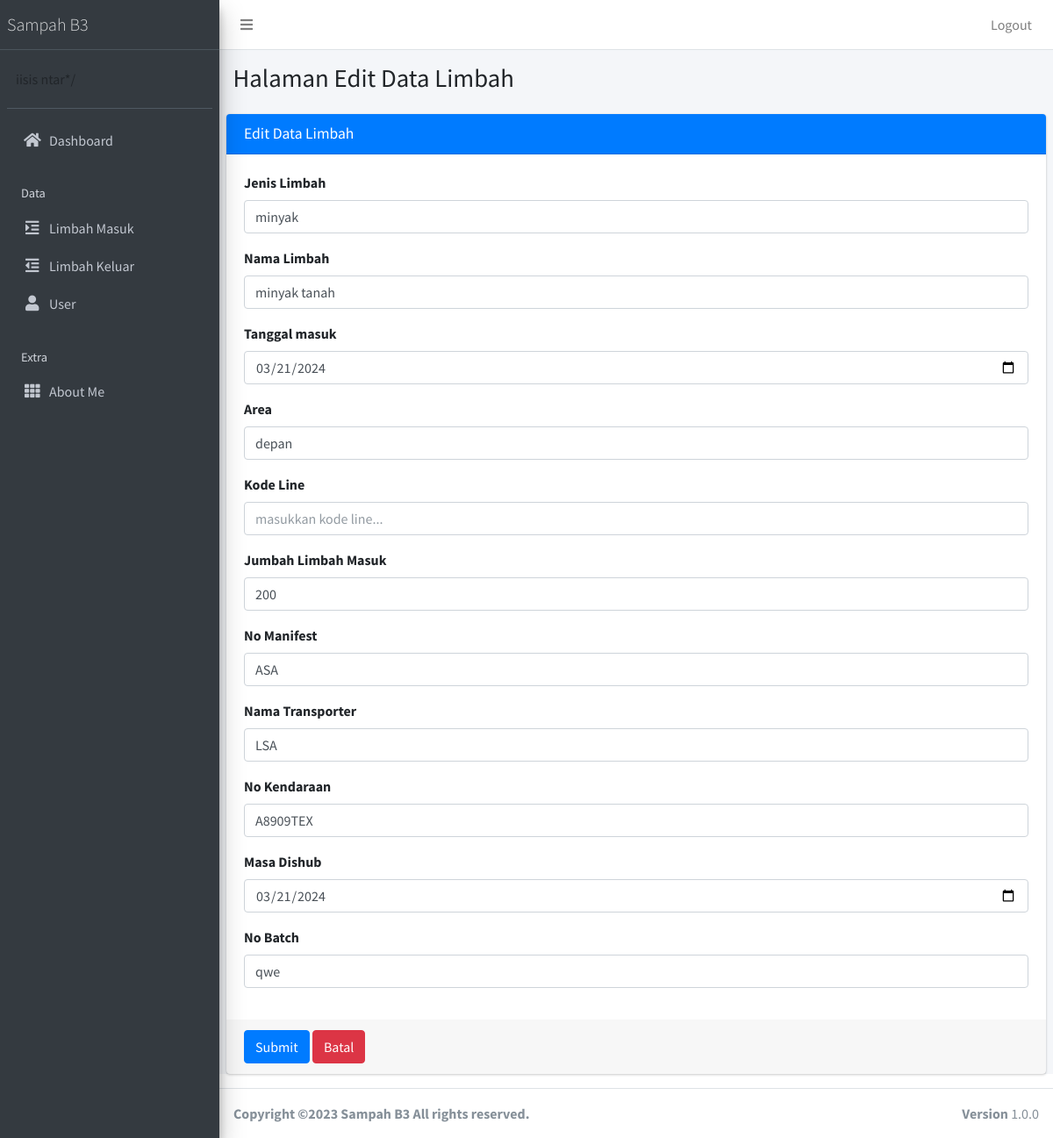
Page /public/limbahmasuk/edit/2 (signed in) on the committed database.
### tables this page shows
CREATE TABLE `limbah_masuk` (
  `id` int(25) NOT NULL,
  `jenis_limbah` varchar(25) NOT NULL,
  `nama_limbah` varchar(25) NOT NULL,
  `tgl_masuk` date NOT NULL,
  `area` varchar(25) NOT NULL,
  `kode_line` varchar(25) NOT NULL,
  `jml_limbah_masuk` varchar(25) NOT NULL,
  `no_manifest` varchar(25) NOT NULL,
  `nama_transporter` varchar(25) NOT NULL,
  `no_kendaraan` varchar(25) NOT NULL,
  `masa_dishub` date NOT NULL,
  `no_batch` varchar(25) NOT NULL
);

### app/core/Controller.php (called while the page is built, shortened)
<?php
class Controller{
	public function view($view, $data = [])
	{
		require_once '../app/views/' . $view . '.php';
	}
	public function model($model)
	{
		return new $model;
	}
}

### app/controllers/Limbahmasuk.php (called while the page is built, shortened)
<?php
class Limbahmasuk extends Controller {
	public function edit($id){
		$data['title'] = 'Edit Data Limbah';
		$data['limbah_b3'] = $this->model('LimbahmasukModel')->getLimbahmasukById($id);
		$this->view('limbahmasuk/edit', $data);
	}
}

### app/core/App.php (called while the page is built, shortened)
<?php
class App{
	protected $method = 'index';
	protected $params = [];
	public function __construct(){
		$url = $this->parseURL();
		if(file_exists('../app/controllers/' . $url[0] . '.php')){
			unset($url[0]);
		}
		$this->controller = new $this->controller;
		if(isset($url[1])){
			if(method_exists($this->controller, $url[1])){
				$this->method = $url[1];
				unset($url[1]);
			}
		}
		if(!empty($url)){
			$this->params = array_values($url);
		}
		call_user_func_array([$this->controller, $this->method], $this->params);
	}
	public function parseURL(){
		if( isset($_GET['url'])){
			$url = rtrim($_GET['url'], '/');
			$url = filter_var($url, FILTER_SANITIZE_URL);
			$url = explode('/',$url);
			return $url;
		}
	}
}

### public/index.php (called while the page is built, shortened)
<?php
$app = new App;

### app/core/Database.php (called while the page is built, shortened)
<?php
class Database{
	private $host = DB_HOST;
	private $user = DB_USER;
	private $pass = DB_PASS;
	private $dbnm = DB_NAME;
	private $dbh;
	private $stmt;
	public function __construct()
	{
		$dsn = 'mysql:host='. $this->host .';dbname='. $this->dbnm;
		$option = [
			PDO::ATTR_PERSISTENT => true,
			PDO::ATTR_ERRMODE => PDO::ERRMODE_EXCEPTION
		];
		try{
			$this->dbh = new PDO($dsn,$this->user,$this->pass, $option);
		}catch(PDOException $e){
			die($e->getMessage());
		}
	}
	public function query($query)
	{
		$this->stmt = $this->dbh->prepare($query);
	}
	public function bind($param, $value, $type = null){
		if(is_null($type)){
			switch (true) {
				default:
					$type = PDO::PARAM_STR;
			}
		}
		$this->stmt->bindValue($param, $value, $type);
	}
	public function execute()
	{
		$this->stmt->execute();
	}
	public function single()
	{
		$this->execute();
		return $this->stmt->fetch(PDO::FETCH_ASSOC);
	}
}

### app/models/LimbahmasukModel.php (called while the page is built, shortened)
<?php
class LimbahmasukModel {
	private $db;
	public function __construct()
	{
		$this->db = new Database;
	}
	public function getLimbahmasukById($id)
	{
		$this->db->query("SELECT * FROM limbah_masuk WHERE id=:id");
		$this->db->bind('id',$id);
		return $this->db->single();
	}
}

### app/views/limbahmasuk/edit.php (the view, shortened to what this page needs)
  <div class="content-wrapper">
    <section class="content-header">
      <div class="container-fluid">
        <div class="row mb-2">
          <div class="col-sm-6">
            <h1>Halaman Edit Data Limbah</h1>
          </div>
        </div>
      </div>
    </section>
    <section class="content">
<div class="card card-primary">
              <div class="card-header">
                <h3 class="card-title"><?= $data['title']; ?></h3>
              </div>
              <form role="form" action="<?= base_url; ?>/limbahmasuk/updateLimbahmasuk" method="POST" enctype="multipart/form-data">
                <div class="card-body">
                  <div class="form-group">
                    <label >Jenis Limbah</label>
                    <input type="text" class="form-control" placeholder="masukkan jenis limbah..." name="jenis_limbah" value="<?= $data['limbah_b3']['jenis_limbah'];?>">
                  </div>
                  <div class="form-group">
                    <label >Nama Limbah</label>
                    <input type="text" class="form-control" placeholder="masukkan nama limbah..." name="nama_limbah" value="<?= $data['limbah_b3']['nama_limbah'];?>">
                  </div>
                  <div class="form-group">
                    <label >Tanggal masuk</label>
                    <input type="date" class="form-control" name="tgl_masuk" value="<?= $data['limbah_b3']['tgl_masuk'];?>">
                  </div>
                  <div class="form-group">
                    <label >Area</label>
                    <input type="text" class="form-control" placeholder="masukkan area limbah..." name="area" value="<?= $data['limbah_b3']['area'];?>">
                  </div>
                  <div class="form-group">
                    <label >Kode Line</label>
                    <input type="text" class="form-control" placeholder="masukkan kode line..." name="kode_limbah" value="<?= $data['limbah_b3']['kode_line'];?>">
                  </div>
                  <div class="form-group">
                    <label >Jumbah Limbah Masuk</label>
                    <input type="text" class="form-control" placeholder="masukkan jumlah limbah masuk..." name="jml_limbah_masuk" value="<?= $data['limbah_b3']['jml_limbah_masuk'];?>">
                  </div>
                  <div class="form-group">
                    <label >No Manifest</label>
                    <input type="text" class="form-control" placeholder="masukkan no manifest..." name="no_manifest" value="<?= $data['limbah_b3']['no_manifest'];?>">
                  </div>
                  <div class="form-group">
                    <label >Nama Transporter</label>
                    <input type="text" class="form-control" placeholder="masukkan nama transporter..." name="nama_transporter" value="<?= $data['limbah_b3']['nama_transporter'];?>">
                  </div>
                  <div class="form-group">
                    <label >No Kendaraan</label>
                    <input type="text" class="form-control" placeholder="masukkan no kendaraan..." name="no_kendaraan" value="<?= $data['limbah_b3']['no_kendaraan'];?>">
                  </div>
                  <div class="form-group">
                    <label >Masa Dishub</label>
                    <input type="date" class="form-control" name="masa_dishub" value="<?= $data['limbah_b3']['masa_dishub'];?>">
                  </div>
                  <div class="form-group">
                    <label >No Batch</label>
                    <input type="text" class="form-control" placeholder="masukkan no batch..." name="no_batch" value="<?= $data['limbah_b3']['no_batch'];?>">
                  </div>
                </div>
                <div class="card-footer">
                  <button type="submit" class="btn btn-primary">Submit</button>
                  <a href="javascript:history.go(-1)" class="btn btn-danger">Batal</a>
                </div>
              </form>
            </div>
    </section>
  </div>

### rows in the picture
limbah_masuk: jenis_limbah "minyak", nama_limbah "minyak tanah", tgl_masuk "03/21/2024", area "depan", jml_limbah_masuk "200", no_manifest "ASA", nama_transporter "LSA", no_kendaraan "A8909TEX", masa_dishub "03/21/2024", no_batch "qwe"

### other values in the picture
$data['title'] "Edit Data Limbah"
